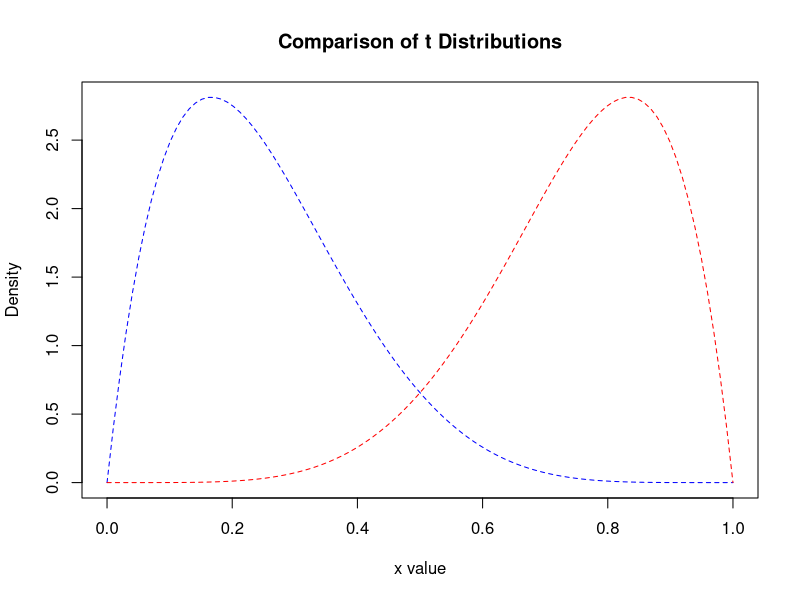

Source code (R):
x <- seq(0,1, length=100)
h1 <- dbeta(x,2,6)
h2 <- dbeta(x,6,2)

plot(x, h1, type="l", lty=2, xlab="x value",
     ylab="Density", main="Comparison of t Distributions", col="blue")

lines(x, h2, lty=2, col="red")


